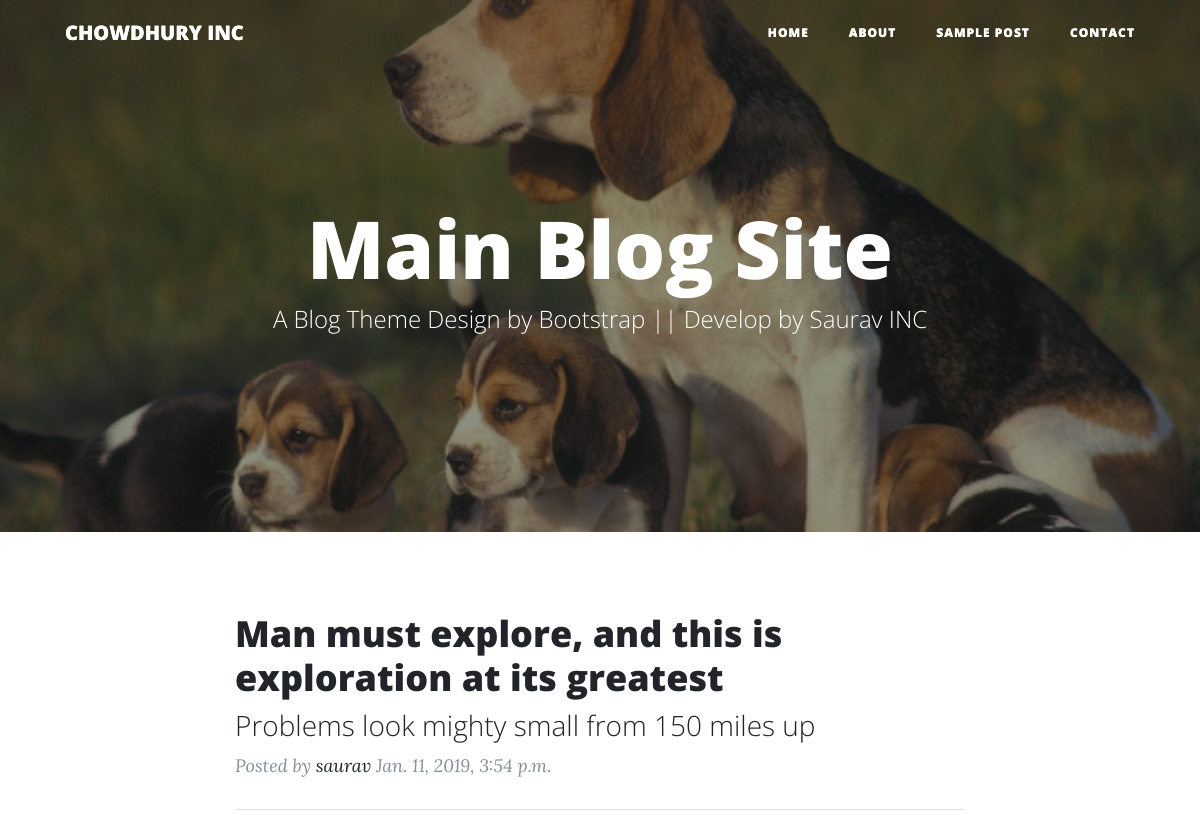
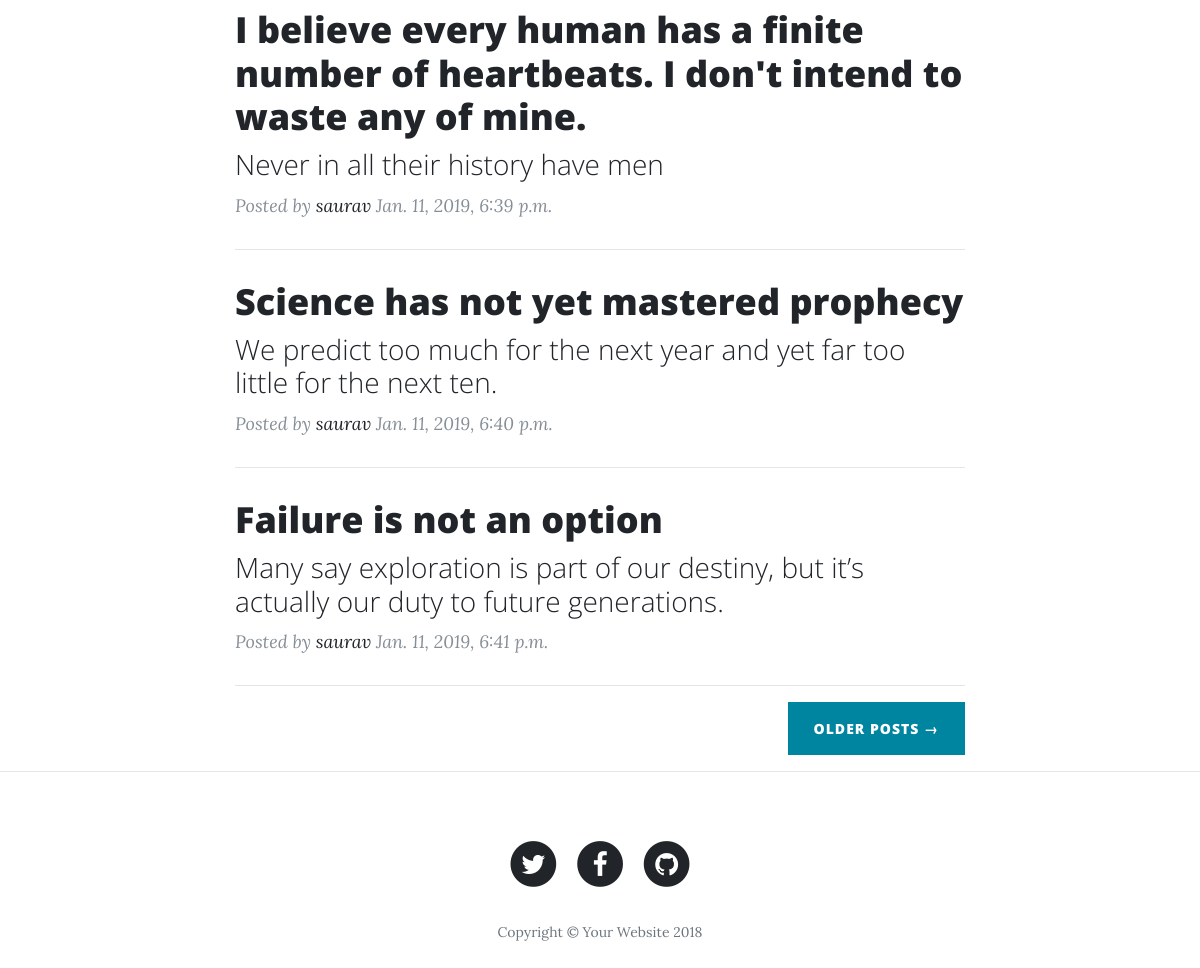
The page / on the database its author committed (2 pictures, top to bottom).
### clean_blog_app/models.py (models this page shows, shortened)
class headerSection(models.Model):
    title = models.CharField(max_length=150)
    image_header = models.ImageField(upload_to='header/pic')
    subheading = models.CharField(max_length=150)

class Post(models.Model):
    title = models.CharField(max_length=150)
    sub_title = models.CharField(max_length=150)
    post_image = models.ImageField( upload_to='post/images',)
    descriptions = models.TextField()
    posted_by = models.ForeignKey(author, on_delete=models.CASCADE)
    category = models.ForeignKey(category, on_delete=models.CASCADE)
    posted = models.DateTimeField(auto_now=True, auto_now_add=False)
    updated = models.DateTimeField(auto_now=False, auto_now_add=True)

class author(models.Model):
    name = models.ForeignKey(User, on_delete=models.CASCADE)
    image_auth = models.FileField(upload_to='author/picture')
    bio_data = models.TextField()

### clean_blog_app/views.py (the view)
# urls.py: path('', views.IndexView, name="index"),
def IndexView(request):
    post = Post.objects.all()
    header = headerSection.objects.all()
    return render(request, 'index.html',{'post':post, 'headpost':header})

### templates/index.html (shortened to what this page needs)
{% extends "base.html" %}
{% load static %}
  {% block main_block %}
   <nav class="navbar navbar-expand-lg navbar-light fixed-top" id="mainNav">
      <div class="container">
        <a class="navbar-brand" href="{% url 'index' %}">CHOWDHURY INC</a>
        <div class="collapse navbar-collapse" id="navbarResponsive">
          <ul class="navbar-nav ml-auto">
            <li class="nav-item">
              <a class="nav-link" href="{% url 'index' %}">Home</a>
            </li>
            <li class="nav-item">
              <a class="nav-link" href="{% url 'about' %}">About</a>
            </li>
            <li class="nav-item">
              <a class="nav-link" href="">Sample Post</a>
            </li>
            <li class="nav-item">
              <a class="nav-link" href="contact.html">Contact</a>
            </li>
          </ul>
        </div>
      </div>
    </nav>
    {% for hpost in headpost %}
    <header class="masthead" style="background-image: url('{{ hpost.image_header.url }}')">
      <div class="overlay"></div>
      <div class="container">
        <div class="row">
          <div class="col-lg-8 col-md-10 mx-auto">
            <div class="site-heading">
              <h1>{{ hpost.title }}</h1>
              <span class="subheading">{{ hpost.subheading }}</span>
            </div>
          </div>
        </div>
      </div>
    </header>
    {% endfor %}
    <div class="container">
      <div class="row">
        <div class="col-lg-8 col-md-10 mx-auto">
        {% for post in post %}
          <div class="post-preview">
            <a href="{% url 'single' id=post.id %}">
              <h2 class="post-title">
                {{ post.title }}
              </h2>
              <h3 class="post-subtitle">
                {{ post.sub_title }}
              </h3>
            </a>
            <p class="post-meta">Posted by
              <a href="#">{{ post.posted_by.name }}</a>
              {{ post.posted }}</p>
          </div>
          <hr>
        {% endfor %}
          <div class="clearfix">
            <a class="btn btn-primary float-right" href="#">Older Posts &rarr;</a>
          </div>
        </div>
      </div>
    </div>
    <hr>
{% endblock %}

### templates/base.html (shortened to what this page needs)
<!DOCTYPE html>
{% load static %}
<html lang="en">
  <head>
    <link href="{% static 'vendor/bootstrap/css/bootstrap.min.css' %}" rel="stylesheet">
    <link href="{% static 'vendor/font-awesome/css/font-awesome.min.css' %}" rel="stylesheet" type="text/css">
    <link href="{% static 'css/clean-blog.min.css' %}" rel="stylesheet">
  </head>
  <body>
    <nav class="navbar navbar-expand-lg navbar-light fixed-top" id="mainNav">
      <div class="container">
        <a class="navbar-brand" href="{% url 'index' %}">CHOWDHURY INC</a>
        <div class="collapse navbar-collapse" id="navbarResponsive">
          <ul class="navbar-nav ml-auto">
            <li class="nav-item">
              <a class="nav-link" href="{% url 'index' %}">Home</a>
            </li>
            <li class="nav-item">
              <a class="nav-link" href="{% url 'about' %}">About</a>
            </li>
            <li class="nav-item">
              <a class="nav-link" href="{% url 'about' %}">Sample Post</a>
            </li>
            <li class="nav-item">
              <a class="nav-link" href="{% url 'contact' %}">Contact</a>
            </li>
          </ul>
        </div>
      </div>
    </nav>
  {% block main_block %}
  {% endblock %}
    <footer>
      <div class="container">
        <div class="row">
          <div class="col-lg-8 col-md-10 mx-auto">
            <ul class="list-inline text-center">
              <li class="list-inline-item">
                <a href="#">
                  <span class="fa-stack fa-lg">
                    <i class="fa fa-circle fa-stack-2x"></i>
                    <i class="fa fa-twitter fa-stack-1x fa-inverse"></i>
                  </span>
                </a>
              </li>
              <li class="list-inline-item">
                <a href="#">
                  <span class="fa-stack fa-lg">
                    <i class="fa fa-circle fa-stack-2x"></i>
                    <i class="fa fa-facebook fa-stack-1x fa-inverse"></i>
                  </span>
                </a>
              </li>
              <li class="list-inline-item">
                <a href="#">
                  <span class="fa-stack fa-lg">
                    <i class="fa fa-circle fa-stack-2x"></i>
                    <i class="fa fa-github fa-stack-1x fa-inverse"></i>
                  </span>
                </a>
              </li>
            </ul>
            <p class="copyright text-muted">Copyright &copy; Your Website 2018</p>
          </div>
        </div>
      </div>
    </footer>
  </body>
</html>

### rows shown on the page
headerSection: image_header (picture), title "Main Blog Site", subheading "A Blog Theme Design by Bootstrap || Develop by Saurav INC"
Post: title "Man must explore, and this is exploration at its greatest", sub_title "Problems look mighty small from 150 miles up", posted_by.name "saurav", posted "Jan. 11, 2019, 3:54 p.m."
Post: title "I believe every human has a finite number of heartbeats. I don't intend to waste any of mine.", sub_title "Never in all their history have men", posted_by.name "saurav", posted "Jan. 11, 2019, 6:39 p.m."
Post: title "Science has not yet mastered prophecy", sub_title "We predict too much for the next year and yet far too little for the next ten.", posted_by.name "saurav", posted "Jan. 11, 2019, 6:40 p.m."
Post: title "Failure is not an option", sub_title "Many say exploration is part of our destiny, but it’s actually our duty to future generations.", posted_by.name "saurav", posted "Jan. 11, 2019, 6:41 p.m."
